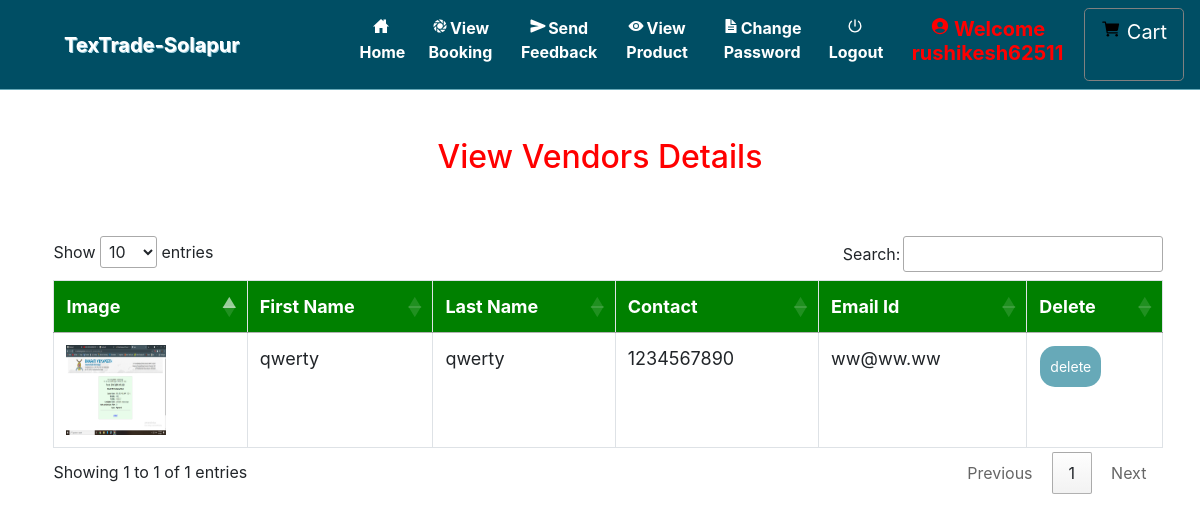
/view_vendors (signed in), run on the app's committed database.
### grocery/models.py (models this page shows, shortened)
class Vendor(models.Model):
    id = models.AutoField(primary_key=True)
    user = models.ForeignKey(User, on_delete=models.CASCADE, null=True)
    is_vendor = models.BooleanField(default=True)
    address = models.CharField(max_length=50, null=True)
    contact = models.CharField(max_length=10, null=True)
    image = models.FileField(null=True)

### grocery/views.py (the view)
# urls.py: path('view_vendors', view_vendors, name='view_vendors'),
def view_vendors(request):
    if not request.user.is_authenticated:
        return redirect('login_admin')
    pro = Vendor.objects.all()
    d = {'user':pro}
    return render(request,'view_vendors.html',d)

### grocery/templates/view_vendors.html (shortened to what this page needs)
{% extends 'navigation.html' %}
{% load static %}
{% block body %}
<center><h2 style="color:red;margin-top:4%">View Vendors Details</h2></center>
<div  class="container-fluid">
    <center>
    <div class="container">
        <table class="table table-bordered" id="myTable">
  <thead>
  <tr>
    <th>Image</th>
    <th>First Name</th>
    <th>Last Name</th>
      <th>Contact</th>
    <th>Email Id</th>
    <th>Delete</th>
  </tr>
  </thead>
   <tbody>
    {% for i in user %}
  <tr>
    <td><img src="{{i.image.url}}" style="width:100px;height:90px"></td>
    <td>{{i.user.first_name}}</td>
    <td>{{i.user.last_name}}</td>
      <td>{{i.contact}}</td>
      <td>{{i.user.email}}</td>
    <td><a href="{% url 'delete_user' i.user.id %}" onclick="return confirm('Are you sure?')"><button class="button button1">delete</button></a></td>
  </tr>
    {% endfor %}
    </tbody>
</table>
 </div></center>
</div>
{% endblock %}

### grocery/templates/navigation.html (style rules this page uses)
* { box-sizing: border-box; }
#myTable { border-collapse: collapse; width: 100%; border: 1px solid #ddd; font-size: 18px; }
#myTable th { text-align: left; padding: 12px; background-color: green; color: white; }
#myTable td { text-align: left; padding: 12px; background-color: white; }
#myTable tr { border-bottom: 1px solid #ddd; }
.button { background-color: #67A9B8; border: none; color: white; padding: 10px; text-align: center; text-decoration: none; display: inline-block; font-size: 14px; margin: 1px 1px; cursor: pointer; }
.button1 { border-radius: 15px; }

### grocery/templates/view_vendors.html (style rules this page uses)
.container { border-radius:6px; margin:2%; }
.container-fluid { margin-top:5%; }

### data on the page
Vendor: image (picture), user.first_name "qwerty", user.last_name "qwerty", contact "1234567890", user.email "ww@ww.ww"
